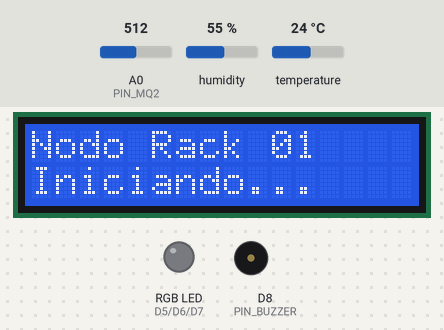
This sketch was run on a simulated ESP8266 (NodeMCU). On the bench: 16×2 character LCD, an RGB LED mixed from three pins (HIGH = lit), buzzer (waves = sounding, pin HIGH). The inputs (shaded band) are chosen by the test bench; at power-on: humidity 55 %, A0 (PIN_MQ2) = 512, temperature 24 °C. WiFi joins after 1.5 s; servers stay silent unless stated; no MQTT or app messages arrive unless stated; what the sketch prints to the serial monitor is not drawn.

Above: at 4.5 s.
4.6 s: humidity set to 22 %
At 15.8 s:
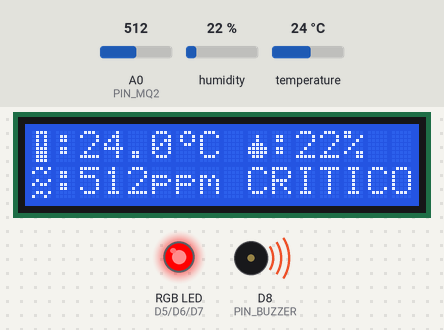
22.1 s: A0 (PIN_MQ2) set to 464
At 30.8 s:
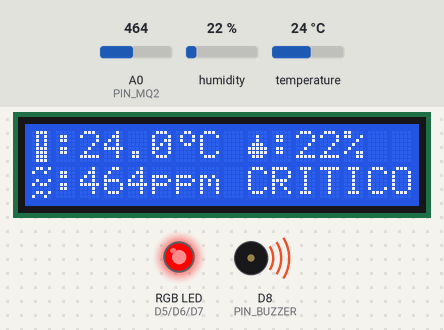
39.6 s: A0 (PIN_MQ2) set to 438
At 45.8 s:
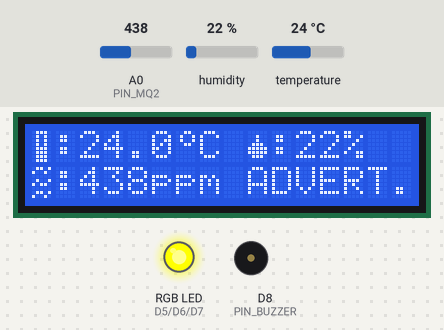
57.1 s: A0 (PIN_MQ2) set to 316
At 60.8 s:
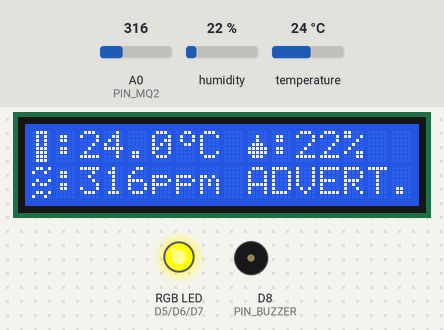
74.6 s: A0 (PIN_MQ2) set to 287
At 75.8 s:
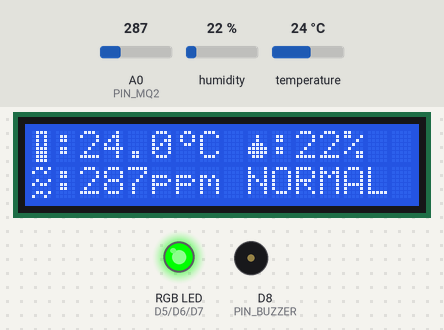
Timing chart, 0 to 77.6 s (numbered marks = the images above; inputs shaded):
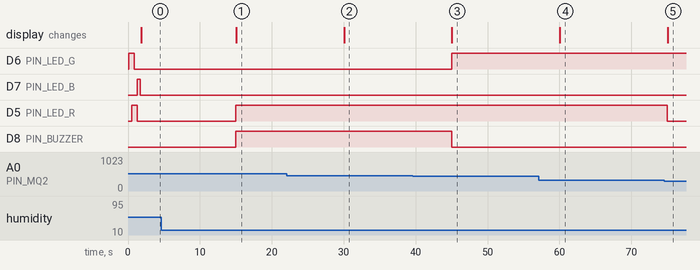

Measured:
- the behaviour switches between 450 and 449 on A0 (PIN_MQ2) (found by bisection; images 2 and 3)
- the behaviour switches between 300 and 299 on A0 (PIN_MQ2) (found by bisection; images 4 and 5)
- after the input at 4.6 s, the display: changes after 10.4 s (image 1)
- after the input at 22.1 s, the display: changes after 7.9 s (image 2)
- after the input at 39.6 s, D6 (PIN_LED_G): LOW → HIGH after 5.4 s; D8 (PIN_BUZZER): HIGH → LOW after 5.4 s; the display: changes after 5.4 s (image 3)
- after the input at 57.1 s, the display: changes after 2.9 s (image 4)
- after the input at 74.6 s, D5 (PIN_LED_R): HIGH → LOW after 0.41 s; the display: changes after 0.44 s (image 5)

The sketch:

sensor_collector.ino
```cpp
/*
 * ============================================================
 *  Nodo Sensor - Cuarto de Servidores (Proyecto DataGuard)
 *  ESP8266 + DHT22 + MQ-2 + LCD I2C + LED RGB + Buzzer
 *  Publica telemetria via MQTT a broker Mosquitto (Raspberry Pi)
 * ============================================================
 *
 *  Cableado:
 *    A0 -> MQ-2 (analogico)
 *    D4 -> DHT22 (datos)
 *    D1 -> SCL del LCD I2C
 *    D2 -> SDA del LCD I2C
 *    D5 -> LED RGB pata R (rojo)
 *    D6 -> LED RGB pata G (verde)
 *    D7 -> LED RGB pata B (azul)
 *    GND -> LED RGB pata comun (la larga)   << CATODO COMUN
 *    D8 -> Buzzer
 *
 *  LED RGB CATODO COMUN: cada color se enciende con HIGH.
 *  Colores por estado:
 *    NORMAL      -> verde   (G)
 *    ADVERTENCIA -> amarillo (R + G)
 *    CRITICO     -> rojo    (R) + buzzer
 */

//esp8266
//http://arduino.esp8266.com/stable/package_esp8266com_index.json

#include <ESP8266WiFi.h>
#include <PubSubClient.h>   // PubSubClient Library by Nick O'Leary
#include <Wire.h>
#include <LiquidCrystal_I2C.h>
#include <DHT.h>
#include <ArduinoJson.h>

// ===================== CONFIGURACION =====================
// --- WiFi ---
const char* WIFI_SSID     = "ARRIS-A716";
const char* WIFI_PASSWORD = "70DFF7A1A716";

// --- MQTT (Raspberry Pi / Mosquitto) ---
const char* MQTT_BROKER   = "10.85.1.76";   // <-- IP de tu Raspberry Pi
const int   MQTT_PORT     = 1883;              // puerto MQTT plano (red local)
const char* MQTT_CLIENT_ID = "nodo-rack-01";
const char* MQTT_TOPIC    = "datacenter/rack/telemetria";
// Si configuraste usuario/clave en Mosquitto, llena estos; si no, dejalos vacios:
const char* MQTT_USER     = "";
const char* MQTT_PASS     = "";

// --- Umbrales de alarma ---
const float TEMP_WARN  = 28.0;   // advertencia (amarillo)
const float TEMP_CRIT  = 32.0;   // critico (rojo + buzzer)
const float HUM_WARN   = 80.0;   // humedad alta (advertencia)
const int   SMOKE_WARN = 300;    // lectura cruda MQ-2 (0-1023): advertencia
const int   SMOKE_CRIT = 450;    // critico (rojo + buzzer)

// --- Tiempos ---
const unsigned long INTERVALO_MS = 15000;  // publicar cada 15 s

// ===================== PINES =====================
#define PIN_MQ2     A0
#define PIN_DHT     D4
#define PIN_LED_R   D5      // LED RGB - rojo
#define PIN_LED_G   D6      // LED RGB - verde
#define PIN_LED_B   D7      // LED RGB - azul
#define PIN_BUZZER  D8

// LED RGB de CATODO COMUN: HIGH enciende, LOW apaga.
// (Si fuera anodo comun, se invierte: LOW enciende.)
#define RGB_ON   HIGH
#define RGB_OFF  LOW

#define DHTTYPE DHT22

// ICONOS
byte gota_icon[8] = {B00000, B00100, B00100, B01110, B11111, B11111, B01110, B00000};
byte termo_icon[8] = {B01110, B01010, B01010, B01010, B01110, B01110, B01110, B01110};
byte aire_icon[8] = {B01101, B10010, B00000, B01001, B10110, B00000, B01101, B10010};
byte grado_icon[8] = {B00110, B01001, B01001, B00110, B00000, B00000, B00000, B00000};

// ===================== OBJETOS =====================
DHT dht(PIN_DHT, DHTTYPE);
WiFiClient espClient;
PubSubClient mqtt(espClient);
LiquidCrystal_I2C* lcd = nullptr;   // se crea tras detectar la direccion I2C

unsigned long ultimaLectura = 0;
uint8_t lcdAddr = 0x27;             // valor por defecto; el escaner lo corrige

// ===================== CONTROL DEL LED RGB =====================
// Enciende el LED RGB con la combinacion R/G/B indicada.
void setRGB(bool r, bool g, bool b) {
  digitalWrite(PIN_LED_R, r ? RGB_ON : RGB_OFF);
  digitalWrite(PIN_LED_G, g ? RGB_ON : RGB_OFF);
  digitalWrite(PIN_LED_B, b ? RGB_ON : RGB_OFF);
}

// ===================== ESCANER I2C =====================
uint8_t detectarLCD() {
  byte encontrada = 0;
  Serial.println(F("Escaneando bus I2C..."));
  for (byte dir = 1; dir < 127; dir++) {
    Wire.beginTransmission(dir);
    if (Wire.endTransmission() == 0) {
      Serial.print(F("  Dispositivo I2C en 0x"));
      if (dir < 16) Serial.print('0');
      Serial.println(dir, HEX);
      if (encontrada == 0) encontrada = dir;  // primera que aparece
    }
  }
  if (encontrada == 0) {
    Serial.println(F("  No se encontro ningun dispositivo I2C. Revisa cableado SDA/SCL."));
    return 0x27;  // fallback
  }
  Serial.print(F("Usando direccion LCD: 0x"));
  Serial.println(encontrada, HEX);
  return encontrada;
}

// ===================== WIFI =====================
void conectarWiFi() {
  Serial.print(F("Conectando a WiFi "));
  Serial.print(WIFI_SSID);
  WiFi.mode(WIFI_STA);
  WiFi.begin(WIFI_SSID, WIFI_PASSWORD);
  unsigned long inicio = millis();
  while (WiFi.status() != WL_CONNECTED && millis() - inicio < 20000) {
    delay(500);
    Serial.print('.');
  }
  if (WiFi.status() == WL_CONNECTED) {
    Serial.print(F("\nWiFi OK. IP: "));
    Serial.println(WiFi.localIP());
  } else {
    Serial.println(F("\nNo se pudo conectar a WiFi (se reintenta en loop)."));
  }
}

// ===================== MQTT =====================
void conectarMQTT() {
  int intentos = 0;
  while (!mqtt.connected() && intentos < 3) {
    Serial.print(F("Conectando a MQTT broker "));
    Serial.print(MQTT_BROKER);
    Serial.print(F(" ... "));
    bool ok;
    if (strlen(MQTT_USER) > 0)
      ok = mqtt.connect(MQTT_CLIENT_ID, MQTT_USER, MQTT_PASS);
    else
      ok = mqtt.connect(MQTT_CLIENT_ID);

    if (ok) {
      Serial.println(F("conectado."));
    } else {
      Serial.print(F("fallo, rc="));
      Serial.print(mqtt.state());
      Serial.println(F(" (reintento en 2s)"));
      delay(2000);
      intentos++;
    }
  }
}

// ===================== LOGICA DE ESTADO =====================
// Determina el nivel de alarma: 0=normal, 1=advertencia, 2=critico
int evaluarEstado(float temp, float hum, int humo) {
  bool critico = (temp >= TEMP_CRIT) || (humo >= SMOKE_CRIT);
  bool warn    = (temp >= TEMP_WARN) || (hum >= HUM_WARN) || (humo >= SMOKE_WARN);
  if (critico) return 2;
  if (warn)    return 1;
  return 0;
}

// Controla LED RGB y buzzer segun el estado (alarma LOCAL, independiente de la nube)
void aplicarSalidas(int estado) {
  switch (estado) {
    case 0:  // NORMAL -> verde
      setRGB(false, true, false);
      digitalWrite(PIN_BUZZER, LOW);
      break;
    case 1:  // ADVERTENCIA -> amarillo (rojo + verde)
      setRGB(true, true, false);
      digitalWrite(PIN_BUZZER, LOW);
      break;
    case 2:  // CRITICO -> rojo + buzzer
      setRGB(true, false, false);
      digitalWrite(PIN_BUZZER, HIGH);
      break;
  }
}

// ===================== SETUP =====================
void setup() {
  Serial.begin(115200);
  delay(100);
  Serial.println(F("\n=== Nodo Sensor Rack - DataGuard ==="));

  // Pines de salida
  pinMode(PIN_LED_R, OUTPUT);
  pinMode(PIN_LED_G, OUTPUT);
  pinMode(PIN_LED_B, OUTPUT);
  pinMode(PIN_BUZZER, OUTPUT);
  digitalWrite(PIN_BUZZER, LOW);
  setRGB(false, false, false);   // apagar LED al inicio

  // Test rapido del LED RGB al arrancar (verde -> amarillo -> rojo -> azul)
  setRGB(false, true, false);  delay(400);   // verde
  setRGB(true,  true, false);  delay(400);   // amarillo
  setRGB(true,  false,false);  delay(400);   // rojo
  setRGB(false, false,true);   delay(400);   // azul (solo prueba)
  setRGB(false, false,false);                // apagar

  // Sensores
  dht.begin();

  // I2C en D2 (SDA) y D1 (SCL) -> en ESP8266 son GPIO4 y GPIO5
  Wire.begin(D2, D1);
  lcdAddr = detectarLCD();
  lcd = new LiquidCrystal_I2C(lcdAddr, 16, 2);
  lcd->init();
  lcd->backlight();
  lcd->clear();
  lcd->setCursor(0, 0);
  lcd->print(F("Nodo Rack 01"));
  lcd->setCursor(0, 1);
  lcd->print(F("Iniciando..."));

  lcd->createChar(1, termo_icon);
  lcd->createChar(2, grado_icon);
  lcd->createChar(3, gota_icon);
  lcd->createChar(4, aire_icon);

  // Red
  conectarWiFi();
  mqtt.setServer(MQTT_BROKER, MQTT_PORT);
}

// ===================== LOOP =====================
void loop() {
  // Mantener WiFi y MQTT vivos
  if (WiFi.status() != WL_CONNECTED) conectarWiFi();
  if (!mqtt.connected()) conectarMQTT();
  mqtt.loop();

  if (millis() - ultimaLectura >= INTERVALO_MS) {
    ultimaLectura = millis();

    // --- Leer sensores ---
    float temp = dht.readTemperature();
    float hum  = dht.readHumidity();
    int   humo = analogRead(PIN_MQ2);   // 0-1023

    // Validar DHT22
    if (isnan(temp) || isnan(hum)) {
      Serial.println(F("ERROR: lectura DHT22 invalida (NaN)"));
      lcd->clear();
      lcd->setCursor(0, 0);
      lcd->print(F("Error sensor"));
      lcd->setCursor(0, 1);
      lcd->print(F("DHT22 NaN"));
      return;  // saltar este ciclo
    }

    // --- Evaluar estado y aplicar alarma local ---
    int estado = evaluarEstado(temp, hum, humo);
    aplicarSalidas(estado);

    const char* etiqueta = (estado == 2) ? "CRITICO" : (estado == 1) ? "ADVERT." : "NORMAL";

    // --- Mostrar en LCD ---
    lcd->clear();
    lcd->setCursor(0, 0);
    lcd->write(byte(1));
    lcd->print(F(":"));
    lcd->print(temp, 1);
    lcd->write(byte(2));
    lcd->print(F("C "));
    lcd->write(byte(3));
    lcd->print(F(":"));
    lcd->print(hum, 0);
    lcd->print(F("%"));
    lcd->setCursor(0, 1);
    lcd->write(byte(4));
    lcd->print(F(":"));
    lcd->print(humo);
    lcd->print(F("ppm "));
    lcd->print(etiqueta);

    // --- Construir JSON ---
    StaticJsonDocument<192> doc;
    doc["device"] = MQTT_CLIENT_ID;
    doc["temp"]   = round(temp * 10) / 10.0;
    doc["hum"]    = round(hum * 10) / 10.0;
    doc["smoke"]  = humo;
    doc["alarm"]  = (estado == 2);
    doc["state"]  = etiqueta;
    doc["ts"]     = millis();   // marca temporal relativa; la Pi/AWS pondra la real

    char payload[192];
    serializeJson(doc, payload);

    // --- Publicar por MQTT ---
    if (mqtt.connected()) {
      bool pub = mqtt.publish(MQTT_TOPIC, payload);
      Serial.print(pub ? F("[MQTT OK] ") : F("[MQTT FALLO] "));
    } else {
      Serial.print(F("[SIN MQTT] "));
    }
    Serial.println(payload);
  }
}
```
